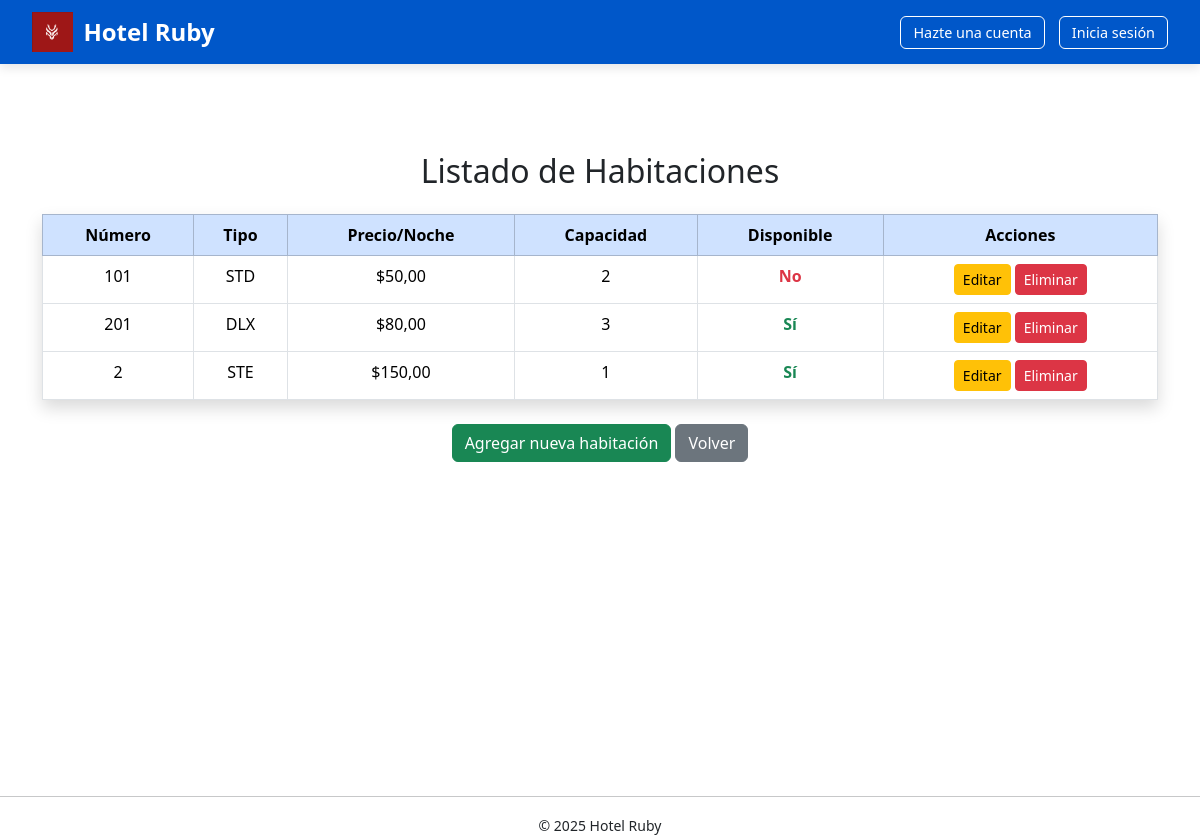
Page /habitaciones/ on the earlier database version.
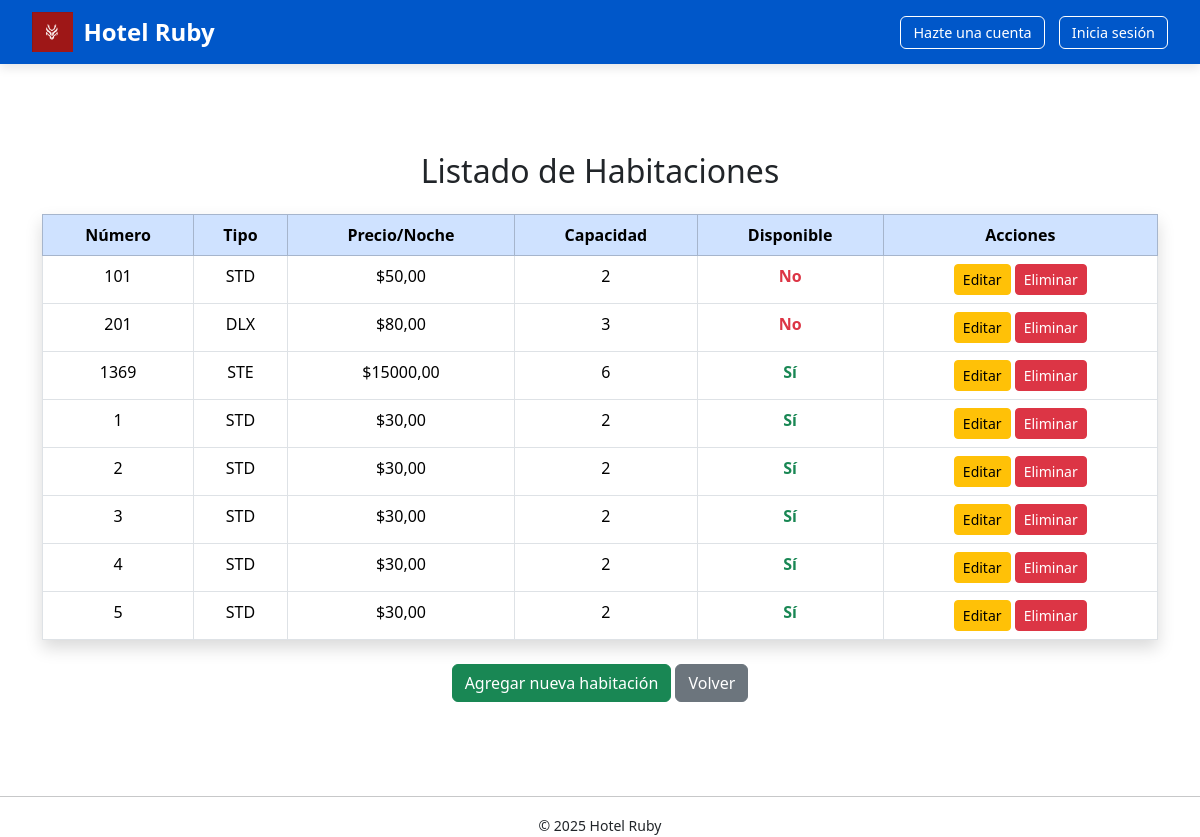
Same page on the later database version.
### hotel/models.py (models this page shows, shortened)
class Habitacion(models.Model):
    TIPO=[
        ("STD", "Standard"),
        ("DLX", "Deluxe"),
        ("STE", "Suite"),
    ]
    numero       = models.PositiveIntegerField(unique=True)
    tipo         = models.CharField(max_length=3, choices=TIPO)
    precio_noche = models.DecimalField(max_digits=8, decimal_places=2)
    capacidad    = models.PositiveIntegerField(validators=[MinValueValidator(1)])
    disponible   = models.BooleanField(default=True)

### hotel/views.py (the view)
# urls.py: path('habitaciones/', views.lista_habitaciones, name='lista_habitaciones'),
def lista_habitaciones(request):
    habitaciones = Habitacion.objects.all()
    return render(request, 'hotel/lista_habitaciones.html', {'habitaciones': habitaciones})

### hotel/templates/hotel/lista_habitaciones.html (shortened to what this page needs)
{% extends "base.html" %}
{% block content %}
<div class="container mt-5">
  <h2 class="text-center mb-4">Listado de Habitaciones</h2>
  <table class="table table-bordered table-hover shadow">
    <thead class="table-primary text-center">
      <tr>
        <th>Número</th>
        <th>Tipo</th>
        <th>Precio/Noche</th>
        <th>Capacidad</th>
        <th>Disponible</th>
        <th>Acciones</th>
      </tr>
    </thead>
    <tbody class="text-center">
      {% for habitacion in habitaciones %}
      <tr>
        <td>{{ habitacion.numero }}</td>
        <td>{{ habitacion.tipo }}</td>
        <td>${{ habitacion.precio_noche }}</td>
        <td>{{ habitacion.capacidad }}</td>
        <td>
          {% if habitacion.disponible %}
            <span class="text-success fw-semibold">Sí</span>
          {% else %}
            <span class="text-danger fw-semibold">No</span>
          {% endif %}
        </td>
        <td>
          <a href="{% url 'hotel:editar_habitacion' habitacion.pk %}" class="btn btn-sm btn-warning">Editar</a>
          <a href="{% url 'hotel:eliminar_habitacion' habitacion.pk %}" class="btn btn-sm btn-danger" onclick="return confirm('¿Estás seguro de eliminar esta habitación?')">Eliminar</a>
        </td>
      </tr>
      {% empty %}
      <tr>
        <td colspan="6">No hay habitaciones registradas.</td>
      </tr>
      {% endfor %}
    </tbody>
  </table>
  <div class="mt-4 text-center">
    <a href="{% url 'hotel:registrar_habitacion' %}" class="btn btn-success">Agregar nueva habitación</a>
    <a href="{% url 'hotel:listado_habitaciones' %}" class="btn btn-secondary">Volver</a>
  </div>
</div>
{% endblock %}

Differences in the rows shown:
removed Habitacion: numero "2", tipo "STE", precio_noche "150,00", capacidad "1", disponible "Sí"
changed Habitacion "DLX": disponible "Sí" → "No"
added Habitacion: numero "1369", tipo "STE", precio_noche "15000,00", capacidad "6", disponible "Sí"
added Habitacion: numero "1", tipo "STD", precio_noche "30,00", capacidad "2", disponible "Sí"
added Habitacion: numero "2", tipo "STD", precio_noche "30,00", capacidad "2", disponible "Sí"
added Habitacion: numero "3", tipo "STD", precio_noche "30,00", capacidad "2", disponible "Sí"
added Habitacion: numero "4", tipo "STD", precio_noche "30,00", capacidad "2", disponible "Sí"
added Habitacion: numero "5", tipo "STD", precio_noche "30,00", capacidad "2", disponible "Sí"
